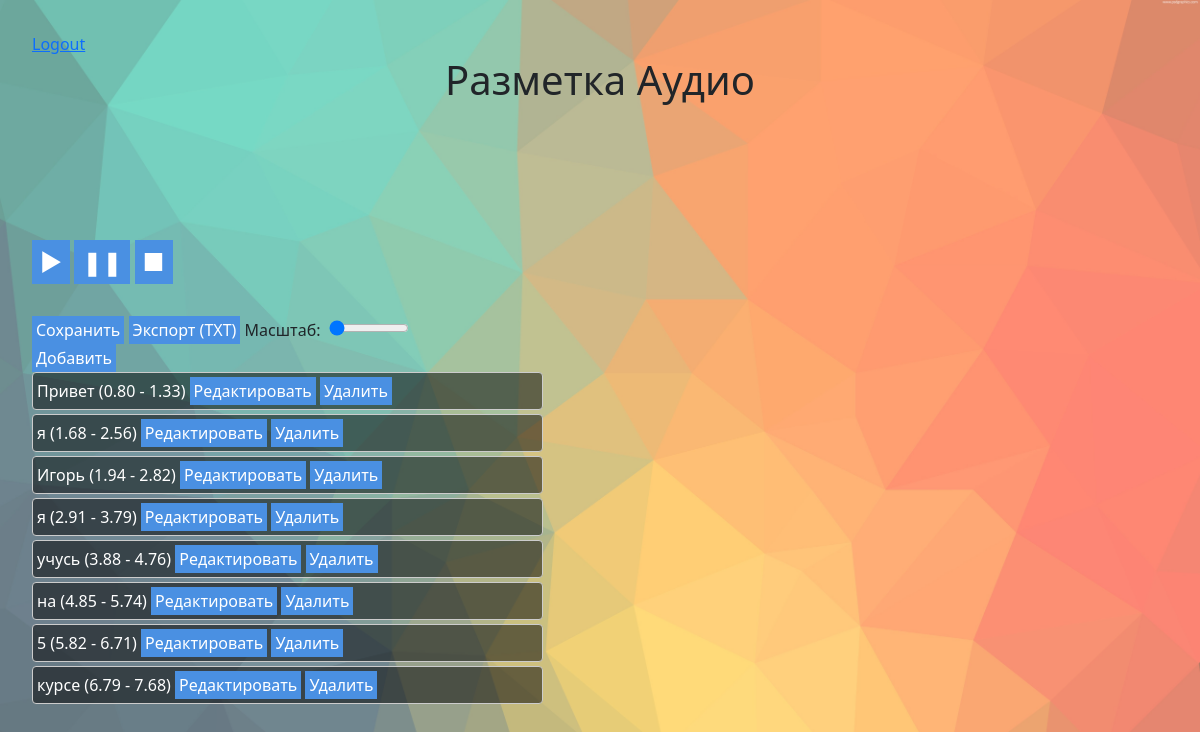
Screenshot of /word_timing/27/ (signed in) with the database file from the repository.
### my_app/models.py (models this page shows, shortened)
class WordTiming(models.Model):
    transcription = models.ForeignKey(Transcription, on_delete=models.CASCADE)
    start_time = models.FloatField()
    end_time = models.FloatField()
    word = models.CharField(max_length=100)

### my_app/views.py (the view)
# urls.py: path('word_timing/<int:pk>/', views.word_timing, name='word_timing'),
@login_required
def word_timing(request, pk):
    transcription = Transcription.objects.get(id=pk)
    if request.method == 'POST':
        form = WordTimingForm(request.POST, request.FILES)
        if form.is_valid():
            if request.FILES.get('word_timing_file'):
                word_timing_file = request.FILES['word_timing_file']
                word_timing_file.open(mode='rt')
                content = word_timing_file.read().decode('utf-8')
                for line in content.splitlines():
                    start_time, end_time, word = line.strip().split('\t')
                    WordTiming.objects.create(
                        transcription=transcription,
                        start_time=float(start_time),
                        end_time=float(end_time),
                        word=word
                    )
            else:
                word_timing = form.save(commit=False)
                word_timing.transcription = transcription
                word_timing.save()
            return redirect('my_app:word_timing', pk=transcription.id)
    else:
        form = WordTimingForm()
    word_timings = WordTiming.objects.filter(transcription=transcription)
    context = {
        'form': form,
        'word_timings': word_timings,
        'transcription_id': transcription.id,
        'audio_file_url': transcription.audio_file.url,  # Add this line
        'MEDIA_URL': settings.MEDIA_URL,
    }
    return render(request, 'my_app/word_timing.html', context)

### my_app/forms.py
class WordTimingForm(forms.ModelForm):
    class Meta:
        model = WordTiming
        fields = ('word', 'start_time', 'end_time', 'word_timing_file')
        labels = {
            'word': 'Слово',
            'start_time': 'Начало диапазона',
            'end_time': 'Конец диапазона',
            'word_timing_file': 'Файл тайминга слов (.txt)'
        }
    word_timing_file = forms.FileField(required=False, validators=[validate_txt_file])

### my_app/templates/my_app/word_timing.html (shortened to what this page needs)
{% extends "base.html" %}
{% block content %}
  <h1>Разметка Аудио</h1>
  <div id="waveform"></div>
  <div id="word-timing-controls">
    <button id="play-btn">&#9658;</button>
    <button id="pause-btn">&#10074;&#10074;</button>
    <button id="stop-btn">&#9632;</button>
  </div>
  <div>
    <button id="submit">Сохранить</button>
    <button id="export-btn" onclick="location.href='{% url 'my_app:export_txt' transcription_id %}'">Экспорт (TXT)</button>
    <label for="zoom-slider">Масштаб:</label>
    <input type="range" id="zoom-slider" min="1" max="100" value="1">
  </div>
  <button id="toggle-add-form">Добавить</button>
  <div class="word-timings-container">
    <div class="word-timings">
      {% for word_timing in word_timings %}
      <div class="word-timing" data-id="{{ word_timing.id }}">
        <span>
          {{ word_timing.word }} ({{ word_timing.start_time|floatformat:2 }} - {{ word_timing.end_time|floatformat:2 }})
        </span>
        <button class="toggle-edit-btn">Редактировать</button>
        <button class="delete-btn" data-word-timing-id="{{ word_timing.id }}">Удалить</button>
      </div>
      {% endfor %}
    </div>
  </div>
{% endblock %}

### my_app/templates/base.html (shortened to what this page needs)
<!DOCTYPE html>
<html>
<head>
  {% load static %}
  <link href="/static/css/vis.min.css" rel="stylesheet" type="text/css" />
  <link rel="stylesheet" href="/static/css/styles.css">
  <link href="/static/css/bootstrap.min.css" rel="stylesheet">
  <link rel="stylesheet" href="/static/css/google.css" />
</head>
<body>
  <div>
    {% if user.is_authenticated %}
      <a href="{% url 'logout' %}">Logout</a>
    {% else %}
      <a href="{% url 'login' %}">Login</a>
    {% endif %}
  </div>
  <div>
    {% block content %}
    {% endblock %}
  </div>
</body>
</html>

### my_app/static/css/styles.css (style rules this page uses)
body { font-family: "Roboto", sans-serif; font-size: 16px; line-height: 1.5; padding: 32px; background-image: url('background.jpg'); background-size: cover; background-repeat: no-repeat; background-attachment: fixed; }
body::before { content: ""; background-color: rgba(255, 255, 255, 0.7); position: absolute; top: 0; right: 0; bottom: 0; left: 0; opacity: 0.5; z-index: -1; }
h1 { font-size: 36px; font-weight: 700; text-align: center; margin-bottom: 32px; }
.word-timing { border: 1px solid #ccc; border-radius: 4px; padding: 4px; margin-bottom: 4px; background-color: rgba(0, 0, 0, 0.5); color: #fff; max-width: 45%; }
#word-timing-controls { margin-bottom: 32px; }
button { font-size: 12px; font-weight: 400; border: none; border-radius: 4px; padding: 2px 4px; cursor: pointer; background-color: #4a90e2; color: #fff; margin-right: 8px; margin-bottom: 8px; }
label { display: inline-block; width: 80px; }
input { width: 80px; margin-right: 8px; }
.word-timings-container { max-height: 500px; overflow-y: auto; }
#play-btn, #pause-btn, #stop-btn { font-size: 24px; padding: 4px 8px; }

### rows the page displays
WordTiming: word "Привет", start_time "0.80", end_time "1.33"
WordTiming: word "я", start_time "1.68", end_time "2.56"
WordTiming: word "Игорь", start_time "1.94", end_time "2.82"
WordTiming: word "я", start_time "2.91", end_time "3.79"
WordTiming: word "учусь", start_time "3.88", end_time "4.76"
WordTiming: word "на", start_time "4.85", end_time "5.74"
WordTiming: word "5", start_time "5.82", end_time "6.71"
WordTiming: word "курсе", start_time "6.79", end_time "7.68"
